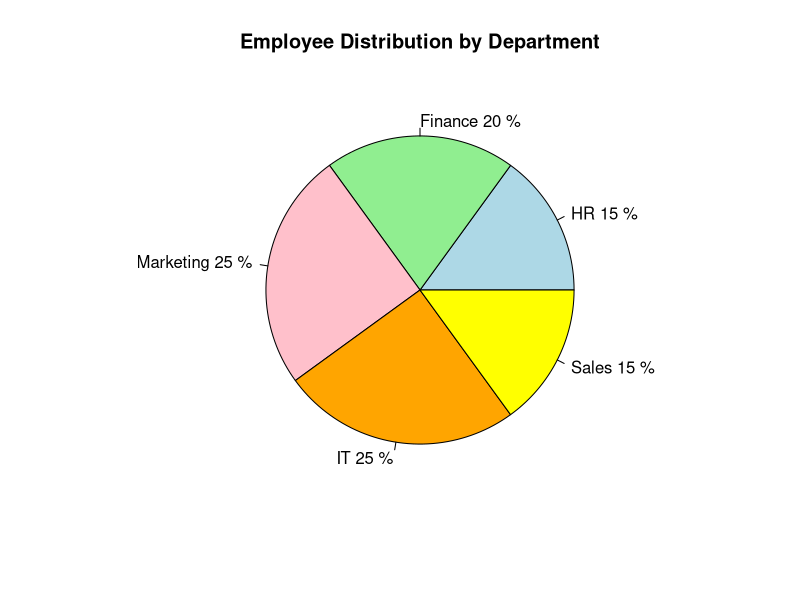

R code for this plot:
departments <- c("HR", "Finance", "Marketing", "IT", "Sales")
percentages <- c(15, 20, 25, 25, 15)

total_employees <- 200

marketing_percent <- percentages[departments == "Marketing"]
marketing_employees <- (marketing_percent / 100) * total_employees

print(paste("Employees in Marketing department:", marketing_employees))

pie(percentages,
    labels = paste(departments, percentages, "%"),
    col = c("lightblue", "lightgreen", "pink", "orange", "yellow"),
    main = "Employee Distribution by Department")
